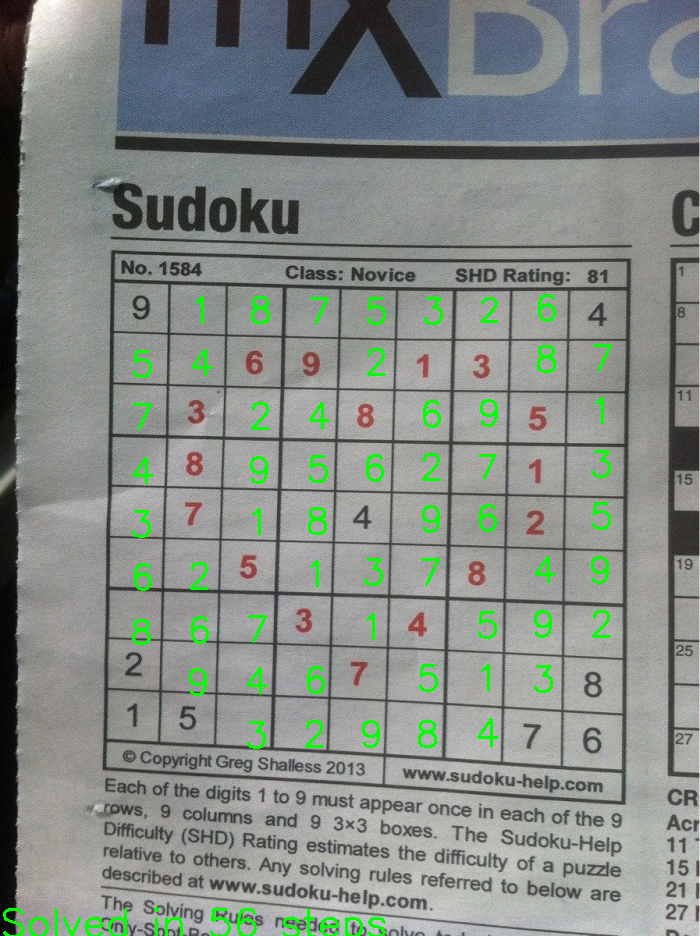
#> input picture media/solved_puzzle.png, 700 x 936 px
$ python -i image_processing.py   (imports and definitions only)   (older library calls are emulated)
#> lines starting #> are read from the running program, lines starting #| are printed output that depends on the picture; after the words box and inside, x2 and y2 are one past the last pixel; in counts of white or black regions, pixels touching at a corner belong together
#> further down, picture is the input picture: shape (936, 700, 3); mean B, G, R 133.5, 138.5, 131.8
"""
    Contains the helper function for extracting the sudoku grid from the given raw image
"""


import numpy as np
import cv2
import math
from imutils import contours
import itertools


def get_grid_dimensions(image):
    """
    Tries to locate the grid dimension from a raw image

    Process:
    1. Converts the given image into greyscale
    2. Apply gaussian blur to smooth the image
    3. Apply thresholding to obtain a inverted binary image (Lines will be white while background will be black)
    4. Apply contour detection and sort the contours from largest to smallest
    5. Loop and filter the contour. Finding the largest and square contour (Assume the largest square contour will be the grid)
    6. Returns the grid dimensions

    :param image: type: numpy.ndarray
    The raw sudoku image in color format

    :return: type: tuple if grid is found, else None
    Returns the grid coordinates in top left, top right, bottom right, bottom left order. If no grid is found, returns None
    """
    # Reduce noise
    # Convert image to greyscale
    gray = cv2.cvtColor(image, cv2.COLOR_BGR2GRAY)
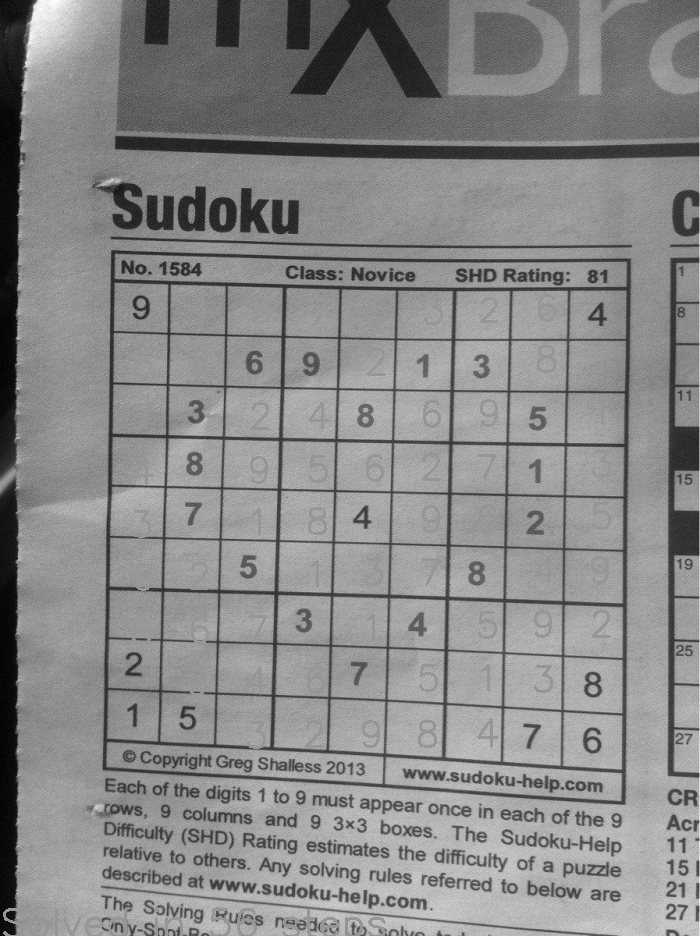
#> gray: shape (936, 700); min 0, max 253, mean 136

    # Gaussian blur
    blur = cv2.GaussianBlur(gray, (5, 5), 0)

    # Thresholding
    thresh = cv2.adaptiveThreshold(blur, 255, cv2.ADAPTIVE_THRESH_GAUSSIAN_C, cv2.THRESH_BINARY_INV, 11, 3)
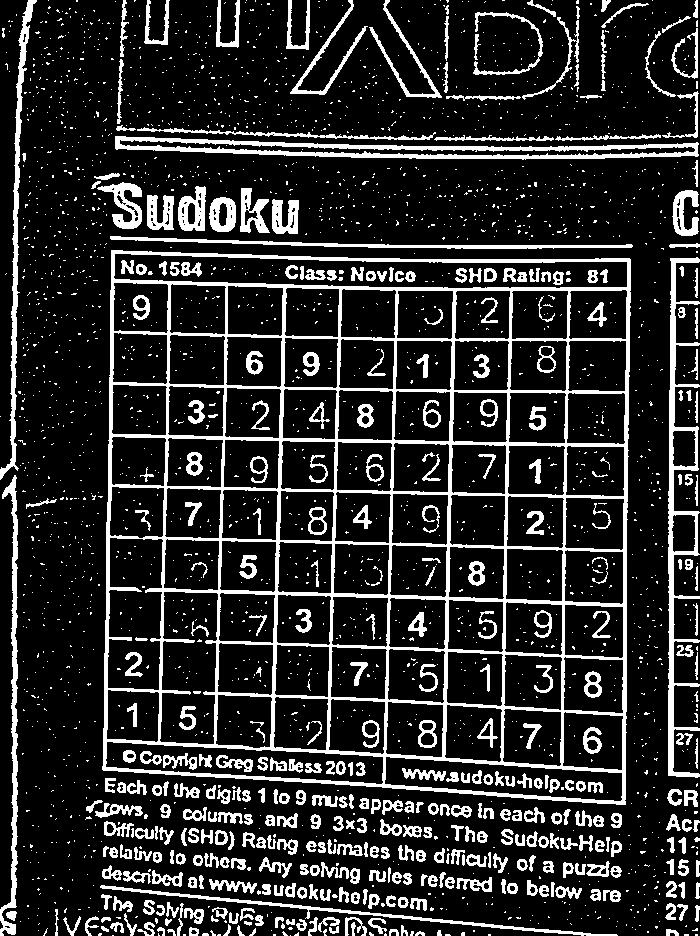
#> thresh: shape (936, 700); 16.9% white; 2715 white regions (2303 under 20 px)

    # Contour detection, assuming grid is the biggest contour in the image
    cnts, _ = cv2.findContours(thresh, cv2.RETR_EXTERNAL, cv2.CHAIN_APPROX_SIMPLE)
#> cnts = 1895 contours, 1624 with area under 20; largest, box (x1, y1, x2, y2) and area: (102, 250, 631, 805) 275535, (115, 136, 699, 160) 6912, (668, 257, 700, 778) 4968, (0, 0, 37, 480) 1980, (0, 475, 18, 936) 1893

    # Filter contours to find only square contours
    cnts = filter_non_square_contours(cnts)

    # Sort from descending order & loop
    for cnt in sorted(cnts, key=lambda x: cv2.contourArea(x), reverse=True):
        # Use contours to transform grid into "Top down view/bird's eye view
        # Find perimeter
        peri = cv2.arcLength(cnt, True)
        # Find corners
        approx = cv2.approxPolyDP(cnt, 0.04 * peri, True)

        # Get area of contour
        cnt_area = cv2.contourArea(cnt)

        # Filter only square/rect for grid
        # Also filter for the grid to be at least 50% of the image size
        if cnt_area >= 0.3 * (image.shape[0] * image.shape[1]):
            if len(approx) == 4:
                # Unpack & Identify corners
                corners = sorted([(corner[0][0], corner[0][1]) for corner in approx], key=lambda x: x[0], reverse=False)
                top_corners, bottom_corners = corners[:-2], corners[2:]
                top_left, bottom_left = sorted(top_corners, key=lambda x: x[1], reverse=False)
                top_right, bottom_right = sorted(bottom_corners, key=lambda x: x[1], reverse=False)

                # Return detected grid dimensions
                return top_left, top_right, bottom_right, bottom_left

    # Unable to find grid
    return None


# [52 lines left out: function transform_grid, not called in this run]


def filter_non_square_contours(cnts):
    """
    Filters the contour list to remove contours that are not square shaped

    :param cnts: type: list
    List of contours detected

    :return: type: list
    Filtered list of contour
    """
    # Define temp list
    square_indexes = []

    # Contour Approximation to find squares
    for cnt_index, cnt in enumerate(cnts, start=0):
        peri = cv2.arcLength(cnt, True)
        approx = cv2.approxPolyDP(cnt, 0.04 * peri, True)

        # Check if square
        if len(approx) == 4:
            # # Get width & height of contour
            # _, _, width, height = cv2.boundingRect(approx)

            # Change to rotatedRect
            rect = cv2.minAreaRect(approx)
            width, height = rect[1]

            # Compute aspect ratio
            aspect_ratio = width / height

            # Square will have aspect ratio of around 1
            tol = 0.15  # Tolerance for aspect ratio
            if (1.0 - tol) <= aspect_ratio <= (1.0 + tol):
                # Append into list
                square_indexes.append(cnt_index)
#> this loop made 1895 passes
#> (cnt, peri, approx, rect, width, height, aspect_ratio) on pass 8: ([[218, 934], [217, 935], [220, 935], [220, 934]], 7.41, [[217, 935], [220, 935], [220, 934], [218, 934]], ((218.5, 934.5), (1, 3), -90), 1, 3, 0.333)
#> (peri, approx, rect, width, height, aspect_ratio) on passes 3, 4, 5, 6, 7, 9: (6, [[695, 934], [695, 935], [697, 935], [697, 934]], ((696, 934.5), (1, 2), -90), 1, 2, 0.5), (10, [[684, 934], [684, 935], [688, 935], [688, 934]], ((686, 934.5), (1, 4), -90), 1, 4, 0.25), (6, [[488, 934], [488, 935], [490, 935], [490, 934]], ((489, 934.5), (1, 2), -90), 1, 2, 0.5), (11.41, [[445, 934], [445, 935], [450, 935], [449, 934]], ((447.5, 934.5), (1, 5), -90), 1, 5, 0.2), (6, [[273, 934], [273, 935], [275, 935], [275, 934]], ((274, 934.5), (1, 2), -90), 1, 2, 0.5), (6, [[183, 934], [183, 935], [185, 935], [185, 934]], ((184, 934.5), (1, 2), -90), 1, 2, 0.5)
#> after the loop, square_indexes = 64 values from 16 to 1892

    # Filter list to only contain square contours
    cnts = [cnt for cnt_index, cnt in enumerate(cnts) if cnt_index in square_indexes]
#> cnts = 64 contours, 58 with area under 20; largest, box (x1, y1, x2, y2) and area: (102, 250, 631, 805) 275535, (611, 841, 622, 857) 104, (256, 837, 266, 849) 74, (63, 916, 81, 936) 66, (189, 927, 199, 936) 62, (6, 911, 17, 921) 62

    return cnts


# [158 lines left out: functions sort_grid_contours, reduce_noise, get_cells_from_9_main_cells, is_blur, not called in this run]

>>> import cv2
>>> picture = cv2.imread('media/solved_puzzle.png')
>>> result = get_grid_dimensions(picture)
#> the loop in get_grid_dimensions, `for cnt in sorted(cnts, key=lambda x: cv2.contourArea(x), reverse=True..` made 1 pass
#> (peri, approx, cnt_area, top_corners) on pass 1: (2146.6, [[111, 250], [102, 769], [625, 804], [630, 259]], 275535, [(102, 769), (111, 250)])
#> result = ((111, 250), (630, 259), (625, 804), (102, 769))
